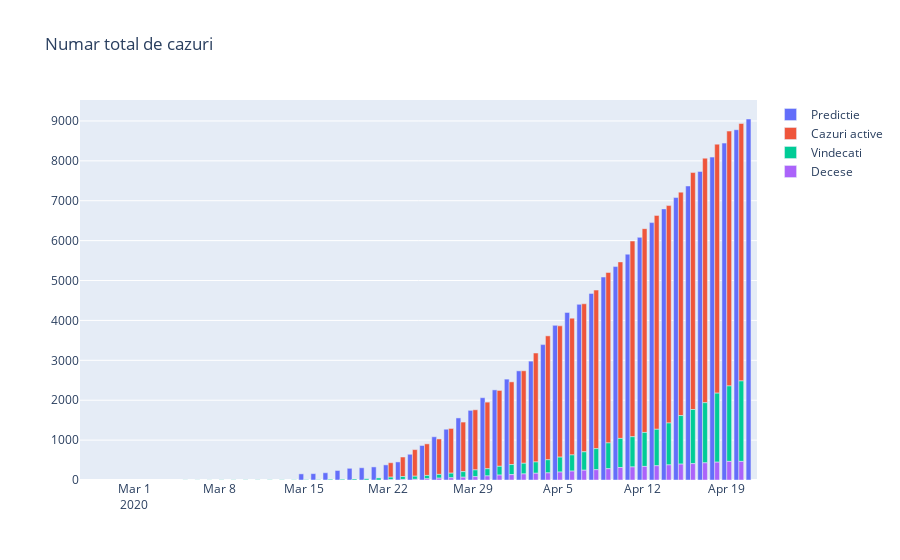

Notebook code cell kept with this figure:
### Code cell
#Total cazuri
total = pacienti.merge(predictii, left_on='data', right_on='data', how='outer')
total = total.merge(decese, left_on='data', right_on='data', how='outer')
total = total.merge(vindecati, left_on='data', right_on='data', how='outer')
total['cazuri_active'] = total['cumulat'] - total['decese_cumulat'] - total['vindecati_cumulat']

x = total['data']
y1 = total['cumulat']
y2 = total['t1']

fig = go.Figure(data=[
    go.Bar(name='Predictie', x=x, y=y2, offsetgroup=0),
    #go.Bar(name='Real', x=x, y=y1, offsetgroup=1),
    go.Bar(name='Cazuri active', x=x, y=total['cazuri_active'], offsetgroup=2, base=total['vindecati_cumulat']+total['decese_cumulat']),
    go.Bar(name='Vindecati', x=x, y=total['vindecati_cumulat'], offsetgroup=2, base=total['decese_cumulat']),
    go.Bar(name='Decese', x=x, y=total['decese_cumulat'], offsetgroup=2)
])

fig.update_layout(title="Numar total de cazuri")

fig.show()
#py.iplot(fig, filename="total_cazuri")
pio.write_html(fig, file='infectii_totale.html', auto_open=True)
